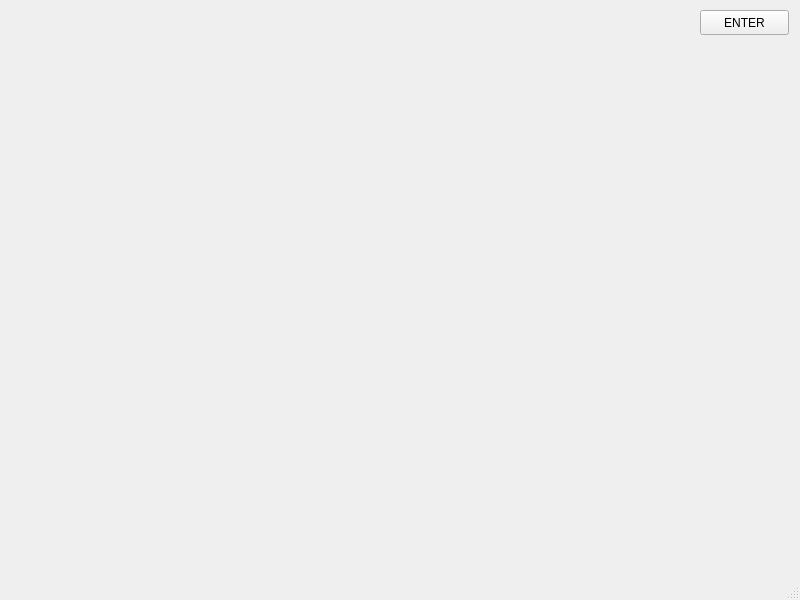
<?xml version="1.0" encoding="UTF-8"?>
<ui version="4.0">
 <class>MainWindow</class>
 <widget class="QMainWindow" name="MainWindow">
  <property name="geometry">
   <rect>
    <x>0</x>
    <y>0</y>
    <width>800</width>
    <height>600</height>
   </rect>
  </property>
  <property name="windowTitle">
   <string>MainWindow</string>
  </property>
  <widget class="QWidget" name="centralwidget">
   <widget class="QPushButton" name="pushButton">
    <property name="geometry">
     <rect>
      <x>700</x>
      <y>10</y>
      <width>89</width>
      <height>25</height>
     </rect>
    </property>
    <property name="text">
     <string>ENTER</string>
    </property>
   </widget>
  </widget>
  <widget class="QMenuBar" name="menubar">
   <property name="geometry">
    <rect>
     <x>0</x>
     <y>0</y>
     <width>800</width>
     <height>22</height>
    </rect>
   </property>
  </widget>
  <widget class="QStatusBar" name="statusbar"/>
 </widget>
 <resources/>
 <connections/>
</ui>
